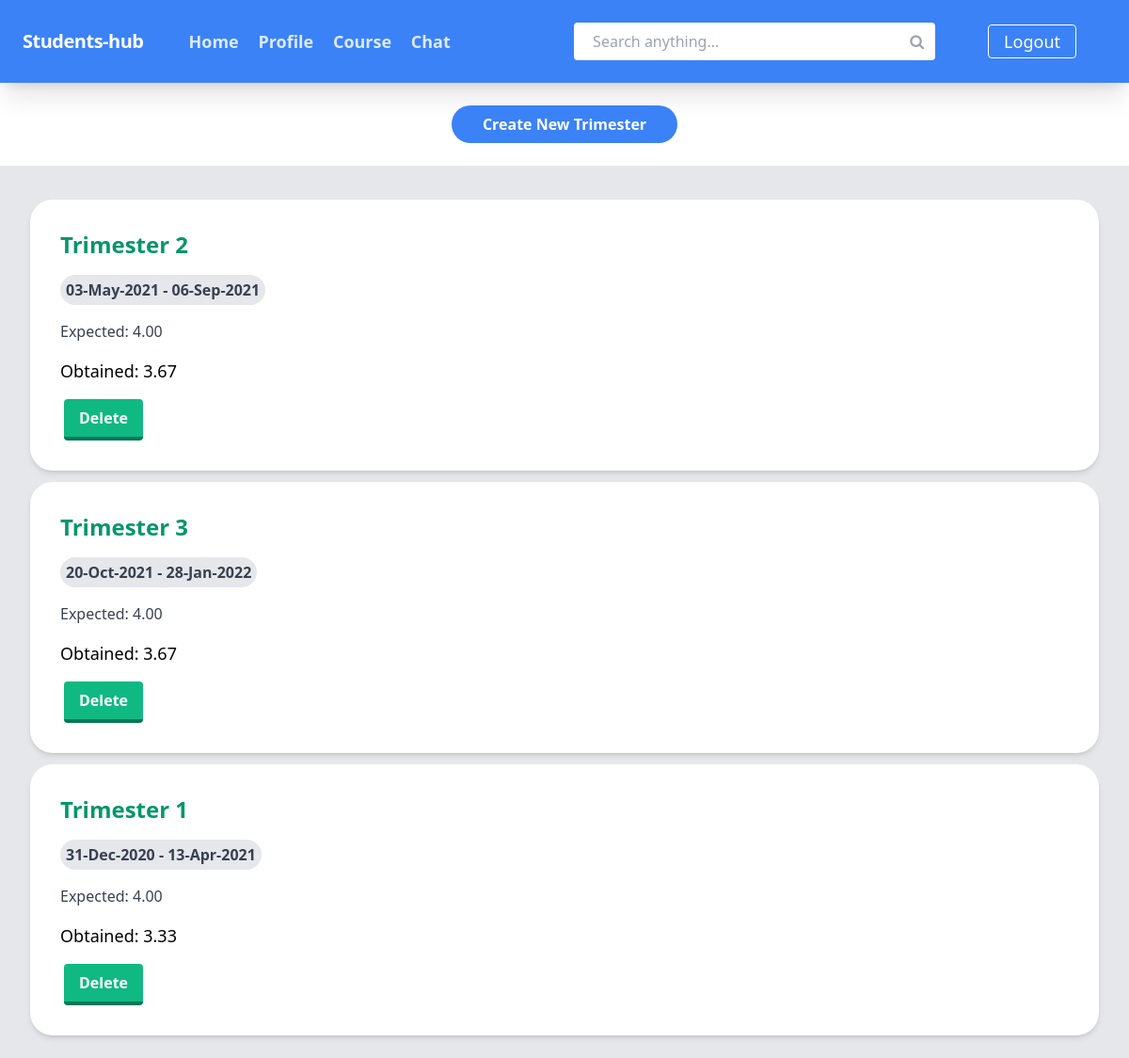
Screenshot of /stats/index.php (signed in) with the database file from the repository.
### tables this page shows
CREATE TABLE `trimesters` (
  `t_id` int(11) NOT NULL,
  `t_name` varchar(20) NOT NULL,
  `u_id` int(11) NOT NULL,
  `is_running` tinyint(1) NOT NULL,
  `start_date` timestamp NULL DEFAULT NULL,
  `end_date` timestamp NULL DEFAULT NULL,
  `fees` decimal(8,2) DEFAULT NULL,
  `scholarship` int(11) DEFAULT NULL,
  `cgpa` decimal(3,2) DEFAULT NULL,
  `expected_cgpa` decimal(3,2) DEFAULT NULL
);

### include/main-function.php (called while the page is built, shortened)
<?php
    function check_login($conn)
    {
        if (isset($_SESSION['email'])) {
            $id = $_SESSION['email'];
            $query = "SELECT * FROM users WHERE email = '$id'";
            $result = $conn -> query($query);
            if ($result && mysqli_num_rows($result) > 0)
                return mysqli_fetch_assoc($result);
        }
        die;
    }

### stats/index.php (the view, shortened to what this page needs)
<!DOCTYPE html>
<html lang="en">
<?php
    require_once '../header.php';
    $user_data = check_login($conn);
?>
<link rel="stylesheet" href="<?php echo CSS['modal.css']."?".time(); ?>">
<link rel="stylesheet" href="<?php echo CSS['stats.css']."?".time(); ?>">
</head>
<body>
<?php
$select_all_trimester_query = "SELECT * FROM trimesters WHERE u_id = " . $user_data['u_id'] . " ORDER BY YEAR(start_date) DESC";
$select_all_trimester_query_result = $conn->query($select_all_trimester_query);
$total_trimester = mysqli_num_rows($select_all_trimester_query_result);
?>
<center><button type="submit" onclick="toggleVisibility('open_trimester_creator_window')" class="new-post-btn"><b>Create New Trimester</b></button></center>
<div class="post-container">
    <br />
    <?php
    if ($total_trimester){
        ?>
        <?php
        while($select_all_trimester=mysqli_fetch_assoc($select_all_trimester_query_result))
        {
            $s_date = date_create($select_all_trimester['start_date']);
            $e_date = date_create($select_all_trimester['end_date']);
            ?>
                <a href="<?php echo PAGES['courses']; ?>?trimester_id=<?php echo $select_all_trimester['t_id']; ?>">
                    <div class="post-card">
                        <div class="post-text-container">
                            <div class="post-title-style">
                                <?php echo $select_all_trimester['t_name']; ?>
                            </div>
                            <span class="post-tag"><?php echo date_format($s_date,"d-M-Y")." - ".date_format($e_date,"d-M-Y"); ?></span>
                            <div class="post-author">
                                <?php echo "Expected: ".$select_all_trimester['expected_cgpa']?>
                            </div>
                            <div>
                                <p class="post-text-style">
                                    <?php echo "Obtained: ".$select_all_trimester['cgpa']; ?>
                                </p>
                            </div>
                            <form action="" method="post">
                                <?php
                                echo "<input class='post-cm-btn' style='margin-left: 0.25rem' onclick='return confirm(\"Are you sure you want to delete this item?\")' type='submit' name='delete' value='Delete'>";
                                ?>
                            </form>
                        </div>
                    </div>
                </a>
        <?php }
    } else {?>
        <center><b>No data found...</b></center>
    <?php } ?>
    <br>
</div>
</body>
</html>

### css/styles.css (style rules this page uses)
html { line-height: 1.5; -webkit-text-size-adjust: 100%; -moz-tab-size: 4; -o-tab-size: 4; tab-size: 4; font-family: ui-sans-serif, system-ui, -apple-system, BlinkMacSystemFont, "Segoe UI", Roboto, "Helvetica Neue", Arial, "Noto Sans", sans-serif, "Apple Color Emoji", "Segoe UI Emoji", "Segoe UI Symbol", "Noto Color Emoji"; }
body { margin: 0; line-height: inherit; }
a { color: inherit; text-decoration: inherit; }
b, strong { font-weight: bolder; }
button, input, optgroup, select, textarea { font-family: inherit; font-size: 100%; line-height: inherit; color: inherit; margin: 0; padding: 0; }
button, select { text-transform: none; }
button, [type='button'], [type='reset'], [type='submit'] { -webkit-appearance: button; background-color: transparent; background-image: none; }
blockquote, dl, dd, h1, h2, h3, h4, h5, h6, hr, figure, p, pre { margin: 0; }
input::placeholder, textarea::placeholder { opacity: 1; color: #9ca3af; }
button, [role="button"] { cursor: pointer; }

### css/stats.css (style rules this page uses)
.post-container { min-height: 100vh; --tw-bg-opacity: 1; background-color: rgb(229 231 235 / var(--tw-bg-opacity)) }
.post-card { margin-right: 2rem; margin-left: 2rem; margin-top: 0.75rem; display: flex; height: 100%; border-radius: 1.5rem; --tw-bg-opacity: 1; background-color: rgb(255 255 255 / var(--tw-bg-opacity)); padding: 2rem; --tw-shadow: 0 4px 6px -1px rgb(0 0 0 / 0.1), 0 2px 4px -2px rgb(0 0 0 / 0.1); --tw-shadow-colored: 0 4px 6px -1px var(--tw-shadow-color), 0 2px 4px -2px var(--tw-shadow-color); box-shadow: var(--tw-ring-offset-shadow, 0 0 #0000), var(--tw-ring-shadow, 0 0 #0000), var(--tw-shadow) }
@media (min-width: 768px) { .post-card { padding: 0px } }
.post-text-container > :not([hidden]) ~ :not([hidden]) { --tw-space-y-reverse: 0; margin-top: calc(1rem * calc(1 - var(--tw-space-y-reverse))); margin-bottom: calc(1rem * var(--tw-space-y-reverse)) }
.post-text-container { padding-top: 1.5rem; text-align: center }
@media (min-width: 768px) { .post-text-container { padding: 2rem } }
@media (min-width: 768px) { .post-text-container { text-align: left } }
.post-text-style { font-size: 1.125rem; line-height: 1.75rem; font-weight: 500 }
.post-title-style { font-size: 1.5rem; line-height: 2rem; font-weight: 600; --tw-text-opacity: 1; color: rgb(5 150 105 / var(--tw-text-opacity)) }
.post-author { font-weight: 500; --tw-text-opacity: 1; color: rgb(55 65 81 / var(--tw-text-opacity)) }
.post-tag { margin-top: 0.375rem; display: inline-block; border-radius: 1rem; --tw-bg-opacity: 1; background-color: rgb(229 231 235 / var(--tw-bg-opacity)); padding-left: 0.375rem; padding-right: 0.375rem; padding-top: 0.25rem; padding-bottom: 0.25rem; font-weight: 600; --tw-text-opacity: 1; color: rgb(55 65 81 / var(--tw-text-opacity)) }
.post-cm-btn { border-radius: 0.25rem; border-bottom-width: 4px; --tw-border-opacity: 1; border-color: rgb(4 120 87 / var(--tw-border-opacity)); --tw-bg-opacity: 1; background-color: rgb(16 185 129 / var(--tw-bg-opacity)); padding-top: 0.5rem; padding-bottom: 0.5rem; padding-left: 1rem; padding-right: 1rem; font-weight: 700; --tw-text-opacity: 1; color: rgb(255 255 255 / var(--tw-text-opacity)) }
.new-post-btn { margin: 1.5rem; width: 20%; border-radius: 9999px; --tw-bg-opacity: 1; background-color: rgb(59 130 246 / var(--tw-bg-opacity)); padding-top: 0.5rem; padding-bottom: 0.5rem; padding-left: 1rem; padding-right: 1rem; font-weight: 700; --tw-text-opacity: 1; color: rgb(255 255 255 / var(--tw-text-opacity)) }

### rows the page displays
trimesters: t_name "Trimester 2", start_date "03-May-2021", end_date "06-Sep-2021", expected_cgpa "4.00", cgpa "3.67"
trimesters: t_name "Trimester 3", start_date "20-Oct-2021", end_date "28-Jan-2022", expected_cgpa "4.00", cgpa "3.67"
trimesters: t_name "Trimester 1", start_date "31-Dec-2020", end_date "13-Apr-2021", expected_cgpa "4.00", cgpa "3.33"
